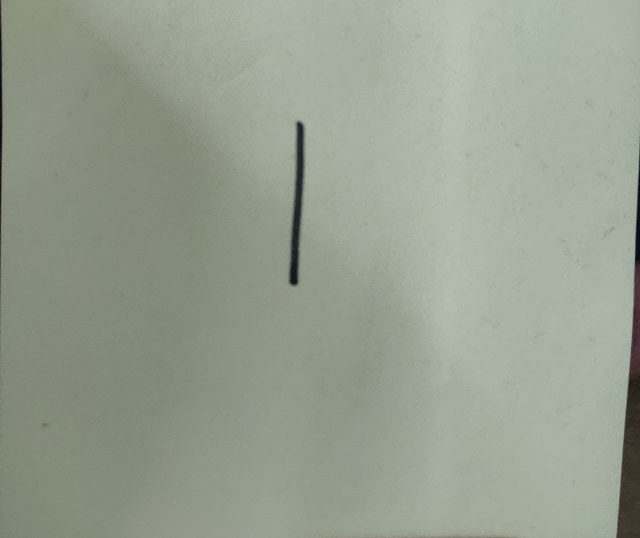
#> input picture one.jpeg, 1280 x 1076 px (shown at 1/2 size)
$ python 45_opencv_read.py
#> lines starting #> are read from the running program, lines starting #| are printed output that depends on the picture
import cv2 as cv


image = cv.imread("one.jpeg")
#> image is the input picture: shape (1076, 1280, 3); mean B, G, R 144.8, 159.7, 151
cv.imshow("image", image)
cv.waitKey(0)
cv.destroyAllWindows()

resized = cv.resize(image, (28,28), interpolation=cv.INTER_AREA)
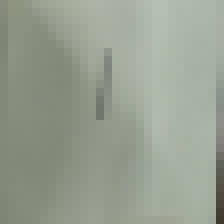
#> resized: shape (28, 28, 3) (shown 8 times larger); mean B, G, R 144.8, 159.7, 151
cv.imshow("resized", resized)
cv.waitKey(0)
cv.destroyAllWindows()
